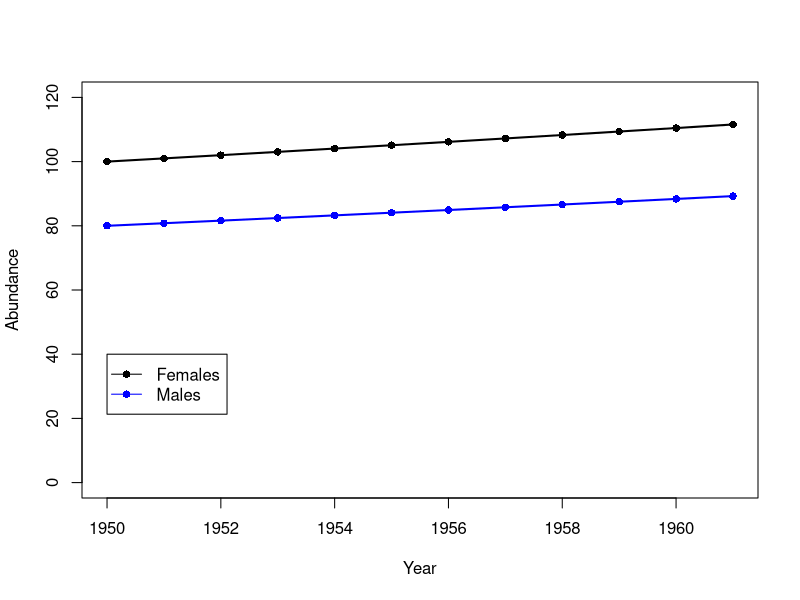
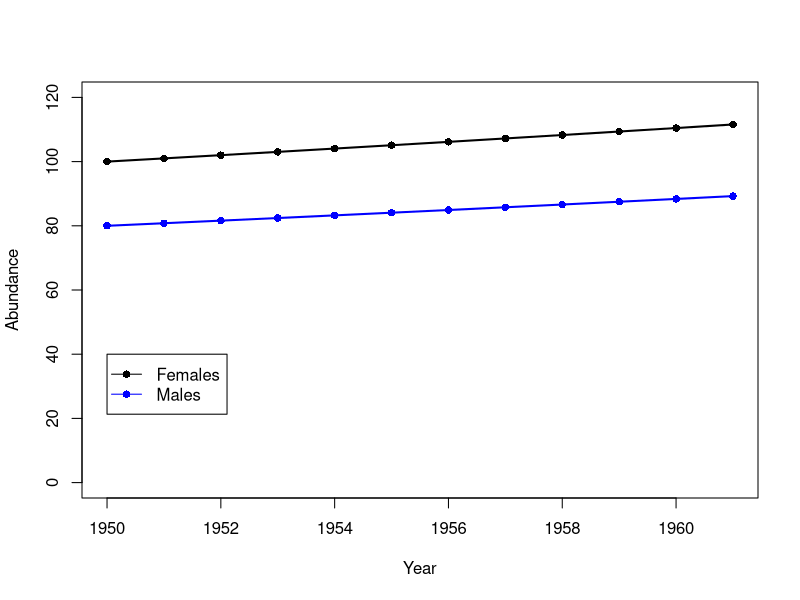

Write R code to recreate these figures, in order.
## ---- chunk 1
#| echo: true
#| label: year
year <- 1950:1961 # A vector of integers
year              # Type the name of an object to see its values
## ---- chunk 2
#| echo: true
#| label: seq
updown <- c(seq(from=20, to=100, by=20), seq(from=100, to=20, by=-20))
updown            # Two sequences, combined
## ---- chunk 3
#| echo: true
#| label: nYears
nYears <- length(year)
nYears
## ---- chunk 4
#| echo: true
#| label: females
females <- rep(NA, nYears)
females[1] <- 100
## ---- chunk 5
#| echo: true
#| label: femaleLoop
for(t in 2:nYears) {
    females[t] <- females[t-1] + females[t-1]*0.01
}
## ---- chunk 6
#| echo: true
#| label: males
males <- females*0.8
## ---- chunk 7
#| echo: true
#| label: data
model1 <- data.frame(year, females, males)
model1
## ---- chunk 8
#| echo: true
#| label: plot
#| fig-width: 7
#| fig-height: 4.6
#| fig-align: center
plot(females ~ year, data=model1, type="o", xlab="Year", ylab="Abundance",
     lwd=2, pch=16, ylim=c(0, 120))
lines(males ~ year, data=model1, type="o", col="blue", lwd=2, pch=16)
legend(x=1950, y=40, legend=c("Females", "Males"), col=c("black", "blue"),
       lty=1, pch=16)
## ---- chunk 9
#| echo: true
#| label: plot-v2
#| fig-width: 7
#| fig-height: 4.6
#| fig-align: center
plot(x=year, y=females, type="o", xlab="Year", ylab="Abundance",
     lwd=2, pch=16, ylim=c(0, 120))
lines(x=year, y=males, type="o", col="blue", lwd=2, pch=16)
legend(x=1950, y=40, legend=c("Females", "Males"), col=c("black", "blue"), lty=1, pch=16)
